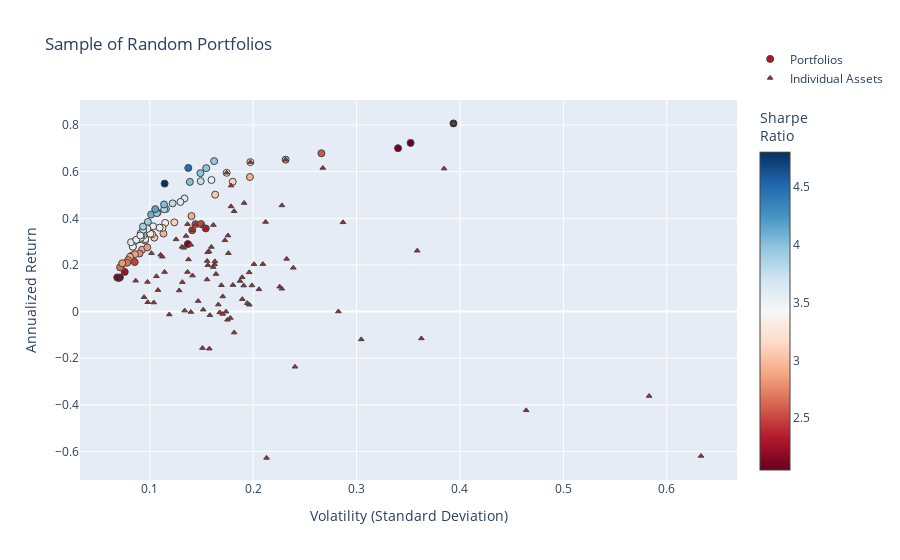

Notebook source saved alongside this figure:
### Code cell
fig2 = go.Figure()

fig2.add_trace(go.Scatter(
    x=[np.sqrt(p["variance"]) for p in dominant_portfolios],  # Convert variance to volatility
    y=[p["return"] for p in dominant_portfolios],
    mode='markers',
    marker=dict(
        color=[p["return"] / (np.sqrt(p["variance"])) for p in dominant_portfolios],  # Sharpe Ratio
        showscale=True,
        size=7,
        line=dict(width=1),
        colorscale="RdBu",
        colorbar=dict(title="Sharpe<br>Ratio")
    ),
    hoverinfo='text',
    text=[
        f"Return: {p['return']:.3%}<br>Volatility: {np.sqrt(p['variance']):.3f}<br>" +
        f"Sharpe Ratio: {p['sharpe']:.3f}<br>" +
        "<br>".join([f"{p['tickers'][i]}: Weight={p['weights'][i]:.3f}" for i in range(len(p['tickers']))])
        for p in dominant_portfolios
    ],
    name="Portfolios"
))

fig2.add_trace(go.Scatter(
    x=volatility,
    y=annualized_returns,
    mode='markers',
    hoverinfo='text',
    hovertext=[
        f"{name} <br>Volatility: {vol:.3f} <br>Returns: {ret:.3%} <br>Sharpe Ratio: {sr:.3f}"
        for name, vol, ret, sr in zip(names, volatility, annualized_returns, sharpe_ratios)
    ],
    marker=dict(
        color='brown',
        size=5,
        symbol='triangle-up',  # Sets the marker shape to a triangle
        line=dict(width=1)
    ),
    name="Individual Assets"
))

fig2.update_layout(
    title='Sample of Random Portfolios',
    xaxis_title='Volatility (Standard Deviation)',
    yaxis_title='Annualized Return',
    legend=dict(y=5
    )
)


fig2.show()

### Figure 1 — Plotly figure (JSON) as saved in the notebook; plotly's stock layout.template omitted (floating-point values rounded to 4 significant figures)
{"data": [{"hoverinfo": "text", "marker": {"color": [2.315, 2.488, 3.073, 2.117, 2.602, 2.901, 2.867, 2.82, 2.51, 2.475, 2.956, 2.769, 2.87, 3.093, 3.191, 3.312, 2.921, 3.633, 3.803, 2.246, 3.09, 3.81, 3.331, 3.854, 3.251, 2.933, 3.039, 3.429, 3.458, 3.198, 3.416, 3.246, 3.628, 2.758, 3.25, 4.802, 3.488, 2.808, 3.978, 3.57, 3.322, 3.287, 3.684, 3.749, 3.544, 3.529, 3.92, 3.331, 3.951, 2.901, 3.535, 2.791, 2.059, 4.109, 2.064, 2.817, 2.66, 2.061, 3.635, 2.683, 3.632, 4.04, 3.751, 3.987, 2.054, 3.98, 4.009, 3.954, 4.489, 2.553, 3.546, 2.824, 2.141, 3.596, 2.051, 4.173, 3.906], "colorbar": {"title": {"text": "Sharpe<br>Ratio"}}, "colorscale": [[0, "rgb(103,0,31)"], [0.1, "rgb(178,24,43)"], [0.2, "rgb(214,96,77)"], [0.3, "rgb(244,165,130)"], [0.4, "rgb(253,219,199)"], [0.5, "rgb(247,247,247)"], [0.6, "rgb(209,229,240)"], [0.7, "rgb(146,197,222)"], [0.8, "rgb(67,147,195)"], [0.9, "rgb(33,102,172)"], [1, "rgb(5,48,97)"]], "line": {"width": 1}, "showscale": true, "size": 7}, "mode": "markers", "name": "Portfolios", "text": ["Return: 35.678%<br>Volatility: 0.154<br>Sharpe Ratio: 2.315<br>BAC_Close: Weight=0.087<br>REGN_Close: Weight=0.000<br>GIS_Close: Weight=0.000<br>TXN_Close: Weight=0.913", "Return: 21.242%<br>Volatility: 0.085<br>Sharpe Ratio: 2.488<br>DIS_Close: Weight=0.000<br>META_Close: Weight=0.346<br>CVX_Close: Weight=0.288<br>JNJ_Close: Weight=0.365", "Return: 50.159%<br>Volatility: 0.163<br>Sharpe Ratio: 3.073<br>EW_Close: Weight=0.124<br>ABBV_Close: Weight=0.876<br>T_Close: Weight=0.000<br>MO_Close: Weight=0.000", "Return: 28.966%<br>Volatility: 0.137<br>Sharpe Ratio: 2.117<br>PFE_Close: Weight=0.383<br>BIIB_Close: Weight=0.000<br>ORCL_Close: Weight=0.083<br>ADBE_Close: Weight=0.535", "Return: 37.500%<br>Volatility: 0.144<br>Sharpe Ratio: 2.602<br>WFC_Close: Weight=0.000<br>DHR_Close: Weight=0.000<br>ZBH_Close: Weight=0.000<br>MA_Close: Weight=1.000", "Return: 24.021%<br>Volatility: 0.083<br>Sharpe Ratio: 2.901<br>UNH_Close: Weight=0.394<br>AEP_Close: Weight=0.379<br>JPM_Close: Weight=0.227", "Return: 26.511%<br>Volatility: 0.092<br>Sharpe Ratio: 2.867<br>AAPL_Close: Weight=0.213<br>RTX_Close: Weight=0.188<br>HD_Close: Weight=0.530<br>VZ_Close: Weight=0.069", "Return: 27.517%<br>Volatility: 0.098<br>Sharpe Ratio: 2.820<br>SYY_Close: Weight=0.292<br>V_Close: Weight=0.708<br>COST_Close: Weight=0.000", "Return: 37.540%<br>Volatility: 0.150<br>Sharpe Ratio: 2.510<br>AMZN_Close: Weight=0.306<br>IBM_Close: Weight=0.000<br>TXN_Close: Weight=0.694", "Return: 34.904%<br>Volatility: 0.141<br>Sharpe Ratio: 2.475<br>UNH_Close: Weight=1.000<br>F_Close: Weight=0.000<br>PM_Close: Weight=0.000", "Return: 33.456%<br>Volatility: 0.113<br>Sharpe Ratio: 2.956<br>LMT_Close: Weight=0.555<br>DE_Close: Weight=0.440<br>QCOM_Close: Weight=0.006", "Return: 24.916%<br>Volatility: 0.090<br>Sharpe Ratio: 2.769<br>NEE_Close: Weight=0.503<br>SYK_Close: Weight=0.093<br>ACN_Close: Weight=0.405", "Return: 24.567%<br>Volatility: 0.086<br>Sharpe Ratio: 2.870<br>TMO_Close: Weight=0.162<br>UA_Close: Weight=0.000<br>ACN_Close: Weight=0.353<br>NEE_Close: Weight=0.485", "Return: 38.275%<br>Volatility: 0.124<br>Sharpe Ratio: 3.093<br>COST_Close: Weight=0.098<br>BABA_Close: Weight=0.344<br>ABT_Close: Weight=0.558<br>MO_Close: Weight=0.000", "Return: 30.461%<br>Volatility: 0.095<br>Sharpe Ratio: 3.191<br>ABT_Close: Weight=0.384<br>VZ_Close: Weight=0.000<br>WMT_Close: Weight=0.360<br>CVX_Close: Weight=0.256", "Return: 38.046%<br>Volatility: 0.115<br>Sharpe Ratio: 3.312<br>UNH_Close: Weight=0.434<br>ISRG_Close: Weight=0.228<br>TMO_Close: Weight=0.009<br>MSFT_Close: Weight=0.329", "Return: 40.981%<br>Volatility: 0.140<br>Sharpe Ratio: 2.921<br>MA_Close: Weight=0.617<br>CPB_Close: Weight=0.000<br>MDT_Close: Weight=0.000<br>ISRG_Close: Weight=0.383", "Return: 48.485%<br>Volatility: 0.133<br>Sharpe Ratio: 3.633<br>SYK_Close: Weight=0.292<br>BA_Close: Weight=0.708<br>CPB_Close: Weight=0.000", "Return: 46.425%<br>Volatility: 0.122<br>Sharpe Ratio: 3.803<br>TMO_Close: Weight=0.325<br>BA_Close: Weight=0.656<br>QCOM_Close: Weight=0.019", "Return: 17.010%<br>Volatility: 0.076<br>Sharpe Ratio: 2.246<br>JPM_Close: Weight=0.390<br>BAC_Close: Weight=0.000<br>AEP_Close: Weight=0.610", "Return: 55.681%<br>Volatility: 0.180<br>Sharpe Ratio: 3.090<br>ISRG_Close: Weight=0.436<br>NFLX_Close: Weight=0.052<br>PYPL_Close: Weight=0.512<br>GILD_Close: Weight=0.000", "Return: 44.040%<br>Volatility: 0.116<br>Sharpe Ratio: 3.810<br>ADBE_Close: Weight=0.191<br>AEP_Close: Weight=0.337<br>CAT_Close: Weight=0.472", "Return: 27.841%<br>Volatility: 0.084<br>Sharpe Ratio: 3.331<br>UA_Close: Weight=0.000<br>NEE_Close: Weight=0.518<br>HD_Close: Weight=0.482", "Return: 43.915%<br>Volatility: 0.114<br>Sharpe Ratio: 3.854<br>V_Close: Weight=0.405<br>BA_Close: Weight=0.493<br>JPM_Close: Weight=0.103", "Return: 31.063%<br>Volatility: 0.096<br>Sharpe Ratio: 3.251<br>TSLA_Close: Weight=0.032<br>NEE_Close: Weight=0.435<br>MCD_Close: Weight=0.533", "Return: 57.728%<br>Volatility: 0.197<br>Sharpe Ratio: 2.933<br>PYPL_Close: Weight=0.722<br>AMZN_Close: Weight=0.278<br>MRK_Close: Weight=0.000<br>META_Close: Weight=0.000", "Return: 31.719%<br>Volatility: 0.104<br>Sharpe Ratio: 3.039<br>UNH_Close: Weight=0.540<br>ADBE_Close: Weight=0.249<br>PG_Close: Weight=0.155<br>CSCO_Close: Weight=0.056", "Return: 31.048%<br>Volatility: 0.091<br>Sharpe Ratio: 3.429<br>T_Close: Weight=0.000<br>LMT_Close: Weight=0.491<br>MCD_Close: Weight=0.509", "Return: 31.642%<br>Volatility: 0.091<br>Sharpe Ratio: 3.458<br>MCD_Close: Weight=0.465<br>BIIB_Close: Weight=0.000<br>HD_Close: Weight=0.414<br>DUK_Close: Weight=0.120", "Return: 35.896%<br>Volatility: 0.112<br>Sharpe Ratio: 3.198<br>UNH_Close: Weight=0.557<br>K_Close: Weight=0.000<br>TXN_Close: Weight=0.443", "Return: 59.541%<br>Volatility: 0.174<br>Sharpe Ratio: 3.416<br>BA_Close: Weight=1.000<br>SNAP_Close: Weight=0.000<br>MO_Close: Weight=0.000", "Return: 33.184%<br>Volatility: 0.102<br>Sharpe Ratio: 3.246<br>HON_Close: Weight=0.521<br>LLY_Close: Weight=0.000<br>ISRG_Close: Weight=0.257<br>MSFT_Close: Weight=0.221", "Return: 47.038%<br>Volatility: 0.130<br>Sharpe Ratio: 3.628<br>UNH_Close: Weight=0.508<br>PYPL_Close: Weight=0.344<br>ISRG_Close: Weight=0.149<br>SRE_Close: Weight=0.000", "Return: 20.130%<br>Volatility: 0.073<br>Sharpe Ratio: 2.758<br>KO_Close: Weight=0.366<br>HON_Close: Weight=0.595<br>CMCSA_Close: Weight=0.039<br>DIS_Close: Weight=0.000", "Return: 64.107%<br>Volatility: 0.197<br>Sharpe Ratio: 3.250<br>CAT_Close: Weight=1.000<br>GE_Close: Weight=0.000<br>MRK_Close: Weight=0.000", "Return: 54.901%<br>Volatility: 0.114<br>Sharpe Ratio: 4.802<br>CAT_Close: Weight=0.361<br>ABBV_Close: Weight=0.386<br>WMT_Close: Weight=0.253", "Return: 32.760%<br>Volatility: 0.094<br>Sharpe Ratio: 3.488<br>SYY_Close: Weight=0.092<br>ADBE_Close: Weight=0.215<br>MMM_Close: Weight=0.271<br>HD_Close: Weight=0.422", "Return: 22.696%<br>Volatility: 0.081<br>Sharpe Ratio: 2.808<br>COST_Close: Weight=0.037<br>KO_Close: Weight=0.425<br>V_Close: Weight=0.537", "Return: 64.543%<br>Volatility: 0.162<br>Sharpe Ratio: 3.978<br>PYPL_Close: Weight=0.410<br>SRE_Close: Weight=0.000<br>CAT_Close: Weight=0.590<br>GS_Close: Weight=0.000", "Return: 32.888%<br>Volatility: 0.092<br>Sharpe Ratio: 3.570<br>COST_Close: Weight=0.019<br>DE_Close: Weight=0.304<br>MCD_Close: Weight=0.418<br>PEP_Close: Weight=0.260", "Return: 33.411%<br>Volatility: 0.101<br>Sharpe Ratio: 3.322<br>TXN_Close: Weight=0.248<br>PYPL_Close: Weight=0.275<br>KO_Close: Weight=0.478", "Return: 35.991%<br>Volatility: 0.110<br>Sharpe Ratio: 3.287<br>UA_Close: Weight=0.000<br>PEP_Close: Weight=0.437<br>T_Close: Weight=0.000<br>ABBV_Close: Weight=0.563", "Return: 33.628%<br>Volatility: 0.091<br>Sharpe Ratio: 3.684<br>WMT_Close: Weight=0.281<br>CVX_Close: Weight=0.183<br>NVDA_Close: Weight=0.095<br>HON_Close: Weight=0.442", "Return: 55.945%<br>Volatility: 0.149<br>Sharpe Ratio: 3.749<br>CAT_Close: Weight=0.577<br>BABA_Close: Weight=0.242<br>SAP_Close: Weight=0.181", "Return: 36.577%<br>Volatility: 0.103<br>Sharpe Ratio: 3.544<br>MCD_Close: Weight=0.476<br>ISRG_Close: Weight=0.311<br>JPM_Close: Weight=0.213<br>MDT_Close: Weight=0.000", "Return: 30.318%<br>Volatility: 0.086<br>Sharpe Ratio: 3.529<br>NEE_Close: Weight=0.354<br>ABT_Close: Weight=0.254<br>MCD_Close: Weight=0.392", "Return: 38.477%<br>Volatility: 0.098<br>Sharpe Ratio: 3.920<br>TMO_Close: Weight=0.249<br>PEP_Close: Weight=0.248<br>BA_Close: Weight=0.503<br>GE_Close: Weight=0.000", "Return: 27.840%<br>Volatility: 0.084<br>Sharpe Ratio: 3.331<br>HD_Close: Weight=0.482<br>K_Close: Weight=0.000<br>NEE_Close: Weight=0.518", "Return: 42.457%<br>Volatility: 0.107<br>Sharpe Ratio: 3.951<br>DE_Close: Weight=0.295<br>ABT_Close: Weight=0.099<br>MMM_Close: Weight=0.245<br>ABBV_Close: Weight=0.361", "Return: 23.457%<br>Volatility: 0.081<br>Sharpe Ratio: 2.901<br>BIIB_Close: Weight=0.000<br>LMT_Close: Weight=0.501<br>REGN_Close: Weight=0.021<br>NEE_Close: Weight=0.477", "Return: 56.437%<br>Volatility: 0.160<br>Sharpe Ratio: 3.535<br>MO_Close: Weight=0.000<br>CAT_Close: Weight=0.701<br>AMZN_Close: Weight=0.299<br>GIS_Close: Weight=0.000", "Return: 22.055%<br>Volatility: 0.079<br>Sharpe Ratio: 2.791<br>LLY_Close: Weight=0.018<br>CVX_Close: Weight=0.126<br>KO_Close: Weight=0.404<br>HD_Close: Weight=0.453", "Return: 14.378%<br>Volatility: 0.070<br>Sharpe Ratio: 2.059<br>RTX_Close: Weight=0.307<br>ORCL_Close: Weight=0.094<br>KO_Close: Weight=0.599", "Return: 41.618%<br>Volatility: 0.101<br>Sharpe Ratio: 4.109<br>BA_Close: Weight=0.458<br>NEE_Close: Weight=0.379<br>AMZN_Close: Weight=0.112<br>SYK_Close: Weight=0.051", "Return: 14.652%<br>Volatility: 0.071<br>Sharpe Ratio: 2.064<br>BIIB_Close: Weight=0.050<br>ORCL_Close: Weight=0.158<br>CVX_Close: Weight=0.298<br>AEP_Close: Weight=0.494", "Return: 65.170%<br>Volatility: 0.231<br>Sharpe Ratio: 2.817<br>LLY_Close: Weight=0.000<br>MRK_Close: Weight=0.000<br>PYPL_Close: Weight=1.000", "Return: 18.953%<br>Volatility: 0.071<br>Sharpe Ratio: 2.660<br>AEP_Close: Weight=0.158<br>LMT_Close: Weight=0.487<br>KO_Close: Weight=0.355<br>PEP_Close: Weight=0.000", "Return: 70.094%<br>Volatility: 0.340<br>Sharpe Ratio: 2.061<br>MRK_Close: Weight=0.000<br>NVDA_Close: Weight=0.850<br>BIIB_Close: Weight=0.150", "Return: 29.754%<br>Volatility: 0.082<br>Sharpe Ratio: 3.635<br>NEE_Close: Weight=0.424<br>F_Close: Weight=0.052<br>LMT_Close: Weight=0.339<br>BABA_Close: Weight=0.184", "Return: 20.941%<br>Volatility: 0.078<br>Sharpe Ratio: 2.683<br>NEE_Close: Weight=0.516<br>PFE_Close: Weight=0.222<br>GOOGL_Close: Weight=0.262", "Return: 35.492%<br>Volatility: 0.098<br>Sharpe Ratio: 3.632<br>CAT_Close: Weight=0.445<br>PEP_Close: Weight=0.184<br>LLY_Close: Weight=0.094<br>AEP_Close: Weight=0.278", "Return: 45.966%<br>Volatility: 0.114<br>Sharpe Ratio: 4.040<br>UNH_Close: Weight=0.406<br>RTX_Close: Weight=0.018<br>TXN_Close: Weight=0.202<br>CAT_Close: Weight=0.374", "Return: 35.102%<br>Volatility: 0.094<br>Sharpe Ratio: 3.751<br>ORCL_Close: Weight=0.000<br>ABBV_Close: Weight=0.379<br>PEP_Close: Weight=0.281<br>HD_Close: Weight=0.341", "Return: 59.385%<br>Volatility: 0.149<br>Sharpe Ratio: 3.987<br>DHR_Close: Weight=0.000<br>PYPL_Close: Weight=0.371<br>CAT_Close: Weight=0.535<br>PFE_Close: Weight=0.093", "Return: 72.361%<br>Volatility: 0.352<br>Sharpe Ratio: 2.054<br>MO_Close: Weight=0.000<br>GILD_Close: Weight=0.111<br>NVDA_Close: Weight=0.889<br>REGN_Close: Weight=0.000", "Return: 61.532%<br>Volatility: 0.155<br>Sharpe Ratio: 3.980<br>MDT_Close: Weight=0.000<br>PYPL_Close: Weight=0.354<br>BA_Close: Weight=0.646<br>BIIB_Close: Weight=0.000", "Return: 55.630%<br>Volatility: 0.139<br>Sharpe Ratio: 4.009<br>CAT_Close: Weight=0.523<br>VRTX_Close: Weight=0.092<br>COST_Close: Weight=0.042<br>ISRG_Close: Weight=0.343", "Return: 42.253%<br>Volatility: 0.107<br>Sharpe Ratio: 3.954<br>NEE_Close: Weight=0.480<br>BA_Close: Weight=0.520<br>AEP_Close: Weight=0.000", "Return: 61.613%<br>Volatility: 0.137<br>Sharpe Ratio: 4.489<br>BA_Close: Weight=0.462<br>GILD_Close: Weight=0.000<br>CAT_Close: Weight=0.384<br>BABA_Close: Weight=0.153", "Return: 67.903%<br>Volatility: 0.266<br>Sharpe Ratio: 2.553<br>BABA_Close: Weight=0.671<br>TSLA_Close: Weight=0.000<br>NVDA_Close: Weight=0.329", "Return: 30.813%<br>Volatility: 0.087<br>Sharpe Ratio: 3.546<br>MA_Close: Weight=0.360<br>AEP_Close: Weight=0.294<br>WMT_Close: Weight=0.268<br>MS_Close: Weight=0.078", "Return: 20.721%<br>Volatility: 0.073<br>Sharpe Ratio: 2.824<br>SAP_Close: Weight=0.138<br>KO_Close: Weight=0.336<br>HON_Close: Weight=0.526<br>MO_Close: Weight=0.000", "Return: 14.661%<br>Volatility: 0.068<br>Sharpe Ratio: 2.141<br>KO_Close: Weight=0.454<br>PEP_Close: Weight=0.079<br>JNJ_Close: Weight=0.344<br>GM_Close: Weight=0.123", "Return: 32.663%<br>Volatility: 0.091<br>Sharpe Ratio: 3.596<br>HD_Close: Weight=0.397<br>MSFT_Close: Weight=0.339<br>SYK_Close: Weight=0.000<br>MMM_Close: Weight=0.264", "Return: 80.734%<br>Volatility: 0.394<br>Sharpe Ratio: 2.051<br>K_Close: Weight=0.000<br>NVDA_Close: Weight=1.000<br>MO_Close: Weight=0.000", "Return: 43.930%<br>Volatility: 0.105<br>Sharpe Ratio: 4.173<br>GE_Close: Weight=0.000<br>CAT_Close: Weight=0.352<br>V_Close: Weight=0.317<br>UNH_Close: Weight=0.331", "Return: 36.475%<br>Volatility: 0.093<br>Sharpe Ratio: 3.906<br>MCD_Close: Weight=0.403<br>WMT_Close: Weight=0.244<br>RMD_Close: Weight=0.050<br>HD_Close: Weight=0.302"], "type": "scatter", "x": [0.1541, 0.08539, 0.1632, 0.1368, 0.1441, 0.0828, 0.09248, 0.09757, 0.1496, 0.141, 0.1132, 0.09, 0.08561, 0.1237, 0.09547, 0.1149, 0.1403, 0.1335, 0.1221, 0.07574, 0.1802, 0.1156, 0.08359, 0.114, 0.09555, 0.1969, 0.1044, 0.09054, 0.09149, 0.1123, 0.1743, 0.1022, 0.1296, 0.073, 0.1972, 0.1143, 0.09393, 0.08084, 0.1623, 0.09213, 0.1006, 0.1095, 0.09129, 0.1492, 0.1032, 0.08592, 0.09815, 0.08359, 0.1075, 0.08087, 0.1597, 0.07901, 0.06983, 0.1013, 0.071, 0.2314, 0.07125, 0.3401, 0.08186, 0.07806, 0.09773, 0.1138, 0.09359, 0.149, 0.3523, 0.1546, 0.1388, 0.1069, 0.1373, 0.266, 0.08689, 0.07338, 0.06848, 0.09082, 0.3937, 0.1053, 0.09339], "y": [0.3568, 0.2124, 0.5016, 0.2897, 0.375, 0.2402, 0.2651, 0.2752, 0.3754, 0.349, 0.3346, 0.2492, 0.2457, 0.3827, 0.3046, 0.3805, 0.4098, 0.4849, 0.4642, 0.1701, 0.5568, 0.4404, 0.2784, 0.4391, 0.3106, 0.5773, 0.3172, 0.3105, 0.3164, 0.359, 0.5954, 0.3318, 0.4704, 0.2013, 0.6411, 0.549, 0.3276, 0.227, 0.6454, 0.3289, 0.3341, 0.3599, 0.3363, 0.5595, 0.3658, 0.3032, 0.3848, 0.2784, 0.4246, 0.2346, 0.5644, 0.2206, 0.1438, 0.4162, 0.1465, 0.6517, 0.1895, 0.7009, 0.2975, 0.2094, 0.3549, 0.4597, 0.351, 0.5938, 0.7236, 0.6153, 0.5563, 0.4225, 0.6161, 0.679, 0.3081, 0.2072, 0.1466, 0.3266, 0.8073, 0.4393, 0.3648]}, {"hoverinfo": "text", "hovertext": ["BA_Close <br>Volatility: 0.174 <br>Returns: 59.541% <br>Sharpe Ratio: 3.416", "MCD_Close <br>Volatility: 0.136 <br>Returns: 37.497% <br>Sharpe Ratio: 2.748", "T_Close <br>Volatility: 0.175 <br>Returns: -3.526% <br>Sharpe Ratio: -0.201", "SO_Close <br>Volatility: 0.119 <br>Returns: -1.259% <br>Sharpe Ratio: -0.106", "CPB_Close <br>Volatility: 0.240 <br>Returns: -23.666% <br>Sharpe Ratio: -0.984", "UA_Close <br>Volatility: 0.464 <br>Returns: -42.368% <br>Sharpe Ratio: -0.913", "CVX_Close <br>Volatility: 0.141 <br>Returns: 15.444% <br>Sharpe Ratio: 1.093", "VZ_Close <br>Volatility: 0.169 <br>Returns: 11.300% <br>Sharpe Ratio: 0.668", "AAPL_Close <br>Volatility: 0.176 <br>Returns: 25.044% <br>Sharpe Ratio: 1.423", "RTX_Close <br>Volatility: 0.136 <br>Returns: 16.980% <br>Sharpe Ratio: 1.244", "GOOG_Close <br>Volatility: 0.160 <br>Returns: 27.711% <br>Sharpe Ratio: 1.737", "GOOGL_Close <br>Volatility: 0.157 <br>Returns: 25.766% <br>Sharpe Ratio: 1.638", "CMCSA_Close <br>Volatility: 0.206 <br>Returns: 9.549% <br>Sharpe Ratio: 0.465", "XOM_Close <br>Volatility: 0.104 <br>Returns: 3.880% <br>Sharpe Ratio: 0.374", "BAC_Close <br>Volatility: 0.209 <br>Returns: 20.360% <br>Sharpe Ratio: 0.972", "JPM_Close <br>Volatility: 0.156 <br>Returns: 19.920% <br>Sharpe Ratio: 1.276", "ABT_Close <br>Volatility: 0.140 <br>Returns: 28.667% <br>Sharpe Ratio: 2.053", "GE_Close <br>Volatility: 0.213 <br>Returns: -62.754% <br>Sharpe Ratio: -2.947", "PG_Close <br>Volatility: 0.098 <br>Returns: 4.023% <br>Sharpe Ratio: 0.410", "ETN_Close <br>Volatility: 0.155 <br>Returns: 13.763% <br>Sharpe Ratio: 0.886", "ACN_Close <br>Volatility: 0.133 <br>Returns: 27.346% <br>Sharpe Ratio: 2.059", "UNH_Close <br>Volatility: 0.141 <br>Returns: 34.904% <br>Sharpe Ratio: 2.475", "BABA_Close <br>Volatility: 0.267 <br>Returns: 61.610% <br>Sharpe Ratio: 2.305", "LMT_Close <br>Volatility: 0.110 <br>Returns: 24.360% <br>Sharpe Ratio: 2.206", "COST_Close <br>Volatility: 0.199 <br>Returns: 11.207% <br>Sharpe Ratio: 0.564", "SYY_Close <br>Volatility: 0.161 <br>Returns: 19.125% <br>Sharpe Ratio: 1.185", "BMY_Close <br>Volatility: 0.180 <br>Returns: 11.411% <br>Sharpe Ratio: 0.633", "RMD_Close <br>Volatility: 0.201 <br>Returns: 20.344% <br>Sharpe Ratio: 1.013", "SNAP_Close <br>Volatility: 0.633 <br>Returns: -61.938% <br>Sharpe Ratio: -0.978", "IBM_Close <br>Volatility: 0.158 <br>Returns: -15.905% <br>Sharpe Ratio: -1.009", "DUK_Close <br>Volatility: 0.094 <br>Returns: 6.184% <br>Sharpe Ratio: 0.655", "MMM_Close <br>Volatility: 0.131 <br>Returns: 27.772% <br>Sharpe Ratio: 2.118", "NVDA_Close <br>Volatility: 0.394 <br>Returns: 80.734% <br>Sharpe Ratio: 2.051", "CSCO_Close <br>Volatility: 0.164 <br>Returns: 16.111% <br>Sharpe Ratio: 0.982", "EMR_Close <br>Volatility: 0.163 <br>Returns: 20.267% <br>Sharpe Ratio: 1.246", "INTC_Close <br>Volatility: 0.176 <br>Returns: 32.628% <br>Sharpe Ratio: 1.858", "REGN_Close <br>Volatility: 0.282 <br>Returns: 0.032% <br>Sharpe Ratio: 0.001", "MA_Close <br>Volatility: 0.144 <br>Returns: 37.500% <br>Sharpe Ratio: 2.602", "GIS_Close <br>Volatility: 0.174 <br>Returns: -0.030% <br>Sharpe Ratio: -0.002", "GM_Close <br>Volatility: 0.189 <br>Returns: 14.706% <br>Sharpe Ratio: 0.777", "LLY_Close <br>Volatility: 0.147 <br>Returns: 4.513% <br>Sharpe Ratio: 0.308", "CRM_Close <br>Volatility: 0.156 <br>Returns: 25.484% <br>Sharpe Ratio: 1.634", "BIIB_Close <br>Volatility: 0.228 <br>Returns: 9.799% <br>Sharpe Ratio: 0.430", "KO_Close <br>Volatility: 0.086 <br>Returns: 13.237% <br>Sharpe Ratio: 1.533", "WFC_Close <br>Volatility: 0.171 <br>Returns: 6.484% <br>Sharpe Ratio: 0.380", "DIS_Close <br>Volatility: 0.158 <br>Returns: -1.539% <br>Sharpe Ratio: -0.097", "AMZN_Close <br>Volatility: 0.212 <br>Returns: 38.442% <br>Sharpe Ratio: 1.813", "EXC_Close <br>Volatility: 0.131 <br>Returns: 12.626% <br>Sharpe Ratio: 0.960", "NEE_Close <br>Volatility: 0.112 <br>Returns: 23.547% <br>Sharpe Ratio: 2.101", "PFE_Close <br>Volatility: 0.108 <br>Returns: 9.217% <br>Sharpe Ratio: 0.854", "DHR_Close <br>Volatility: 0.128 <br>Returns: 9.067% <br>Sharpe Ratio: 0.706", "GS_Close <br>Volatility: 0.196 <br>Returns: 2.945% <br>Sharpe Ratio: 0.150", "NFLX_Close <br>Volatility: 0.287 <br>Returns: 38.281% <br>Sharpe Ratio: 1.334", "F_Close <br>Volatility: 0.166 <br>Returns: 2.996% <br>Sharpe Ratio: 0.180", "HON_Close <br>Volatility: 0.102 <br>Returns: 25.067% <br>Sharpe Ratio: 2.467", "ZBH_Close <br>Volatility: 0.194 <br>Returns: 3.617% <br>Sharpe Ratio: 0.186", "TXN_Close <br>Volatility: 0.161 <br>Returns: 37.142% <br>Sharpe Ratio: 2.300", "SYK_Close <br>Volatility: 0.155 <br>Returns: 21.732% <br>Sharpe Ratio: 1.398", "PYPL_Close <br>Volatility: 0.231 <br>Returns: 65.170% <br>Sharpe Ratio: 2.817", "WMT_Close <br>Volatility: 0.182 <br>Returns: 43.058% <br>Sharpe Ratio: 2.372", "SAP_Close <br>Volatility: 0.137 <br>Returns: 22.379% <br>Sharpe Ratio: 1.628", "CAT_Close <br>Volatility: 0.197 <br>Returns: 64.107% <br>Sharpe Ratio: 3.250", "KR_Close <br>Volatility: 0.363 <br>Returns: -11.512% <br>Sharpe Ratio: -0.317", "EW_Close <br>Volatility: 0.232 <br>Returns: 22.603% <br>Sharpe Ratio: 0.973", "MO_Close <br>Volatility: 0.178 <br>Returns: -2.746% <br>Sharpe Ratio: -0.154", "AMGN_Close <br>Volatility: 0.168 <br>Returns: -0.355% <br>Sharpe Ratio: -0.021", "SRE_Close <br>Volatility: 0.134 <br>Returns: 0.416% <br>Sharpe Ratio: 0.031", "NKE_Close <br>Volatility: 0.226 <br>Returns: 10.695% <br>Sharpe Ratio: 0.474", "MSFT_Close <br>Volatility: 0.152 <br>Returns: 36.718% <br>Sharpe Ratio: 2.419", "JNJ_Close <br>Volatility: 0.114 <br>Returns: 16.968% <br>Sharpe Ratio: 1.485", "ADBE_Close <br>Volatility: 0.228 <br>Returns: 45.540% <br>Sharpe Ratio: 1.999", "HD_Close <br>Volatility: 0.135 <br>Returns: 32.454% <br>Sharpe Ratio: 2.404", "K_Close <br>Volatility: 0.182 <br>Returns: -9.007% <br>Sharpe Ratio: -0.496", "BSX_Close <br>Volatility: 0.170 <br>Returns: -1.012% <br>Sharpe Ratio: -0.059", "AEP_Close <br>Volatility: 0.106 <br>Returns: 15.149% <br>Sharpe Ratio: 1.424", "MDT_Close <br>Volatility: 0.152 <br>Returns: 0.821% <br>Sharpe Ratio: 0.054", "ABBV_Close <br>Volatility: 0.179 <br>Returns: 54.051% <br>Sharpe Ratio: 3.026", "QCOM_Close <br>Volatility: 0.239 <br>Returns: 18.777% <br>Sharpe Ratio: 0.786", "DE_Close <br>Volatility: 0.179 <br>Returns: 45.118% <br>Sharpe Ratio: 2.527", "MS_Close <br>Volatility: 0.196 <br>Returns: 16.831% <br>Sharpe Ratio: 0.858", "GILD_Close <br>Volatility: 0.189 <br>Returns: 5.321% <br>Sharpe Ratio: 0.281", "VRTX_Close <br>Volatility: 0.385 <br>Returns: 61.334% <br>Sharpe Ratio: 1.595", "TSLA_Close <br>Volatility: 0.359 <br>Returns: 26.105% <br>Sharpe Ratio: 0.728", "PM_Close <br>Volatility: 0.140 <br>Returns: -0.165% <br>Sharpe Ratio: -0.012", "META_Close <br>Volatility: 0.173 <br>Returns: 30.584% <br>Sharpe Ratio: 1.771", "V_Close <br>Volatility: 0.125 <br>Returns: 30.982% <br>Sharpe Ratio: 2.471", "ORCL_Close <br>Volatility: 0.187 <br>Returns: 13.134% <br>Sharpe Ratio: 0.701", "TMO_Close <br>Volatility: 0.163 <br>Returns: 21.553% <br>Sharpe Ratio: 1.323", "RDY_Close <br>Volatility: 0.304 <br>Returns: -11.923% <br>Sharpe Ratio: -0.392", "BTI_Close <br>Volatility: 0.191 <br>Returns: 11.154% <br>Sharpe Ratio: 0.584", "MRK_Close <br>Volatility: 0.151 <br>Returns: -15.661% <br>Sharpe Ratio: -1.038", "AMD_Close <br>Volatility: 0.583 <br>Returns: -36.203% <br>Sharpe Ratio: -0.621", "PEP_Close <br>Volatility: 0.098 <br>Returns: 12.729% <br>Sharpe Ratio: 1.302", "ISRG_Close <br>Volatility: 0.191 <br>Returns: 46.587% <br>Sharpe Ratio: 2.436"], "marker": {"color": "brown", "line": {"width": 1}, "size": 5, "symbol": "triangle-up"}, "mode": "markers", "name": "Individual Assets", "type": "scatter", "x": [0.1743, 0.1365, 0.1751, 0.1188, 0.2404, 0.464, 0.1413, 0.1693, 0.176, 0.1365, 0.1595, 0.1573, 0.2056, 0.1039, 0.2094, 0.1562, 0.1397, 0.213, 0.09803, 0.1554, 0.1328, 0.141, 0.2673, 0.1104, 0.1988, 0.1614, 0.1804, 0.2008, 0.6332, 0.1576, 0.09441, 0.1311, 0.3937, 0.164, 0.1627, 0.1756, 0.2824, 0.1441, 0.1737, 0.1893, 0.1468, 0.1559, 0.2277, 0.08636, 0.1706, 0.1581, 0.212, 0.1315, 0.1121, 0.1079, 0.1284, 0.1963, 0.2869, 0.1662, 0.1016, 0.1943, 0.1615, 0.1555, 0.2314, 0.1815, 0.1374, 0.1972, 0.3627, 0.2323, 0.1779, 0.1677, 0.1338, 0.2257, 0.1518, 0.1143, 0.2278, 0.135, 0.1816, 0.1705, 0.1064, 0.1517, 0.1786, 0.2388, 0.1786, 0.1962, 0.1895, 0.3846, 0.3586, 0.1397, 0.1727, 0.1254, 0.1872, 0.163, 0.3045, 0.1908, 0.1509, 0.5829, 0.09778, 0.1912], "y": [0.5954, 0.375, -0.03526, -0.01259, -0.2367, -0.4237, 0.1544, 0.113, 0.2504, 0.1698, 0.2771, 0.2577, 0.09549, 0.0388, 0.2036, 0.1992, 0.2867, -0.6275, 0.04023, 0.1376, 0.2735, 0.349, 0.6161, 0.2436, 0.1121, 0.1912, 0.1141, 0.2034, -0.6194, -0.159, 0.06184, 0.2777, 0.8073, 0.1611, 0.2027, 0.3263, 0.0003193, 0.375, -0.0003004, 0.1471, 0.04513, 0.2548, 0.09799, 0.1324, 0.06484, -0.01539, 0.3844, 0.1263, 0.2355, 0.09217, 0.09067, 0.02945, 0.3828, 0.02996, 0.2507, 0.03617, 0.3714, 0.2173, 0.6517, 0.4306, 0.2238, 0.6411, -0.1151, 0.226, -0.02746, -0.003551, 0.004162, 0.107, 0.3672, 0.1697, 0.4554, 0.3245, -0.09007, -0.01012, 0.1515, 0.008205, 0.5405, 0.1878, 0.4512, 0.1683, 0.05321, 0.6133, 0.261, -0.001647, 0.3058, 0.3098, 0.1313, 0.2155, -0.1192, 0.1115, -0.1566, -0.362, 0.1273, 0.4659]}], "layout": {"legend": {"y": 5}, "title": {"text": "Sample of Random Portfolios"}, "xaxis": {"title": {"text": "Volatility (Standard Deviation)"}}, "yaxis": {"title": {"text": "Annualized Return"}}}}
